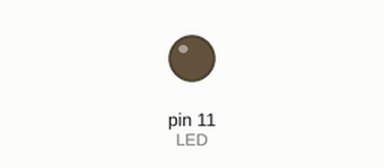
Simulated run of this sketch. Board: Arduino Uno, built with avr-gcc and run on an emulated ATmega328P. Parts: output pins drawn as LEDs (lit = HIGH).

Above: at 0.05 s.
At 2.35 s:
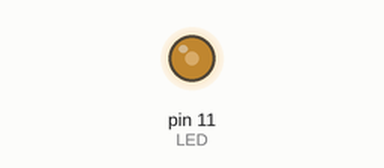
At 4.7 s:
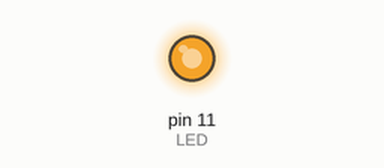
At 9.4 s:
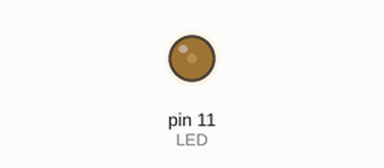
Timing chart, 0 to 13.5 s (numbered marks = the images above):
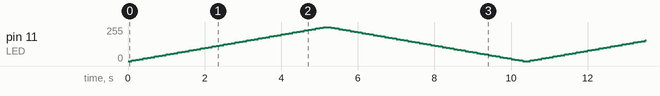

The sketch:

LEDFade.ino
```cpp
int LED = 11;

void setup()
{
    pinMode(LED, OUTPUT);
}

void loop()
{
    for (int i = 0; i <= 255; i += 5)
    {
        analogWrite(LED, i);
        delay(100);
    }
    for (int i = 255; i >= 0; i -= 5)
    {
        analogWrite(LED, i);
        delay(100);
    }
}
```
